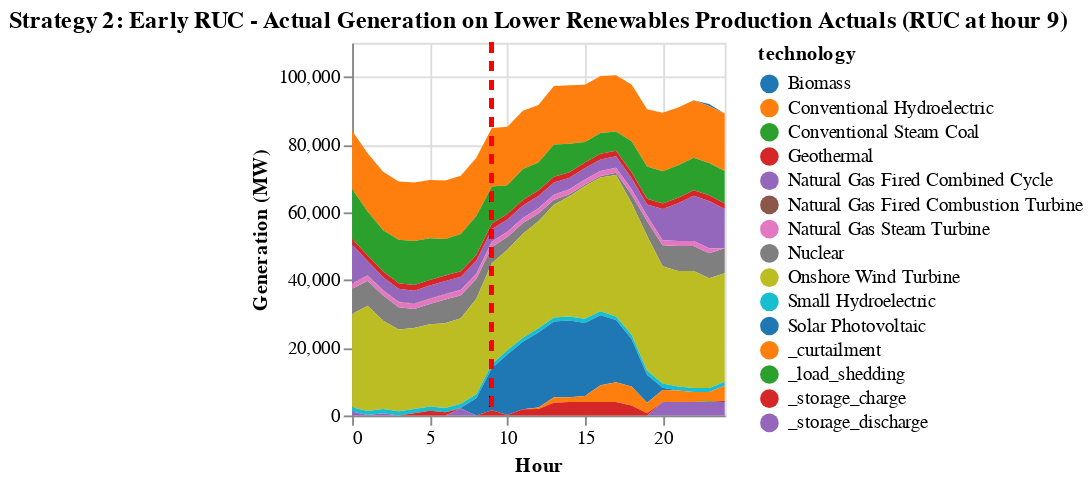

Write notebook code for a chart like this one.
### Code cell
# Visual comparison - Early RUC (hour 9)
plot_actual_ruc_generation(
    ruc_early_actual,
    initial_time,
    recommit_time_early,
    gen_df,
    zone_dict,
    "Strategy 2: Early RUC - Actual Generation on Lower Renewables Production Actuals"
);

### Figure 1 — Vega specification as saved in the notebook (floating-point values rounded to 4 significant figures; data arrays with more than 128 entries replaced by an {"elided": "..."} marker saying what was removed)
{"$schema": "https://vega.github.io/schema/vega/v5.json", "axes": [{"aria": false, "domain": false, "grid": true, "gridScale": "y", "labels": false, "maxExtent": 0, "minExtent": 0, "orient": "bottom", "scale": "x", "tickCount": {"signal": "ceil(width/40)"}, "ticks": false, "zindex": 0}, {"aria": false, "domain": false, "grid": true, "gridScale": "x", "labels": false, "maxExtent": 0, "minExtent": 0, "orient": "left", "scale": "y", "tickCount": {"signal": "ceil(height/40)"}, "ticks": false, "zindex": 0}, {"grid": false, "labelFlush": true, "labelOverlap": true, "orient": "bottom", "scale": "x", "tickCount": {"signal": "ceil(width/40)"}, "title": "Hour", "zindex": 0}, {"grid": false, "labelOverlap": true, "orient": "left", "scale": "y", "tickCount": {"signal": "ceil(height/40)"}, "title": "Generation (MW)", "zindex": 0}], "background": "white", "data": [{"name": "source_0", "values": {"elided": "375 records"}}, {"name": "data_0", "source": "source_0", "transform": [{"as": "hour", "expr": "toNumber(datum[\"hour\"])", "type": "formula"}]}, {"name": "data_1", "source": "data_0", "transform": [{"field": "gen_sum", "groupby": ["technology"], "key": "hour", "method": "value", "type": "impute", "value": 0}, {"as": ["gen_sum_start", "gen_sum_end"], "field": "gen_sum", "groupby": ["hour"], "offset": "zero", "sort": {"field": ["technology"], "order": ["descending"]}, "type": "stack"}]}], "height": 200, "legends": [{"fill": "color", "symbolType": "circle", "title": "technology"}], "marks": [{"encode": {"update": {"height": {"field": {"group": "height"}}, "width": {"field": {"group": "width"}}}}, "from": {"facet": {"data": "data_1", "groupby": ["technology"], "name": "faceted_path_layer_0_main"}}, "marks": [{"encode": {"update": {"defined": {"signal": "isValid(datum[\"hour\"]) && isFinite(+datum[\"hour\"]) && isValid(datum[\"gen_sum\"]) && isFinite(+datum[\"gen_sum\"])"}, "description": {"signal": "\"Hour: \" + (format(datum[\"hour\"], \"\")) + \"; Generation (MW): \" + (format(datum[\"gen_sum\"], \"\")) + \"; technology: \" + (isValid(datum[\"technology\"]) ? datum[\"technology\"] : \"\"+datum[\"technology\"])"}, "fill": {"field": "technology", "scale": "color"}, "orient": {"value": "vertical"}, "x": {"field": "hour", "scale": "x"}, "y": {"field": "gen_sum_end", "scale": "y"}, "y2": {"field": "gen_sum_start", "scale": "y"}}}, "from": {"data": "faceted_path_layer_0_main"}, "name": "layer_0_marks", "sort": {"field": "datum[\"hour\"]"}, "style": ["area"], "type": "area"}], "name": "layer_0_pathgroup", "type": "group"}, {"encode": {"update": {"stroke": {"value": "red"}, "strokeDash": {"value": [5, 5]}, "strokeWidth": {"value": 2}, "x": {"scale": "x", "value": 9}, "y": {"value": 0}, "y2": {"field": {"group": "height"}}}}, "from": {"data": "data_0"}, "name": "layer_1_marks", "style": ["rule"], "type": "rule"}], "padding": 5, "scales": [{"domain": {"fields": [{"data": "data_1", "field": "hour"}, [9]]}, "name": "x", "nice": true, "range": [0, {"signal": "width"}], "type": "linear", "zero": false}, {"domain": {"data": "data_1", "fields": ["gen_sum_start", "gen_sum_end"]}, "name": "y", "nice": true, "range": [{"signal": "height"}, 0], "type": "linear", "zero": true}, {"domain": {"data": "data_1", "field": "technology", "sort": true}, "name": "color", "range": {"scheme": "category10"}, "type": "ordinal"}], "style": "cell", "title": {"frame": "group", "text": "Strategy 2: Early RUC - Actual Generation on Lower Renewables Production Actuals (RUC at hour 9)"}, "width": 200}
